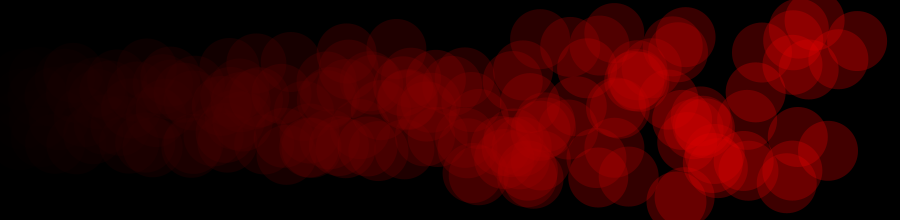
Frame 1 (no input)
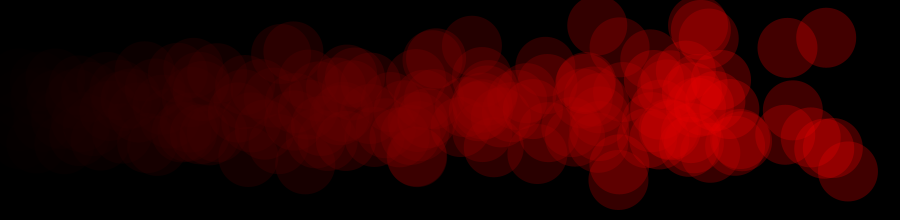
Frame 60 (the mouse pressed at the canvas centre just before this capture)
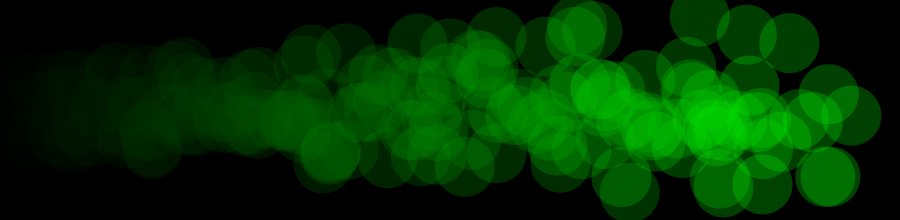
Frame 120 (the mouse held since frame 60 and released just before this capture)

The Processing sketch that drew these frames (run headless with seeded random() and noise(); from frame 60 on, the mouse is pressed at the canvas centre):

// Processing sketch: processing_38860
// ── processing_38860.pde

int numCirX = 41;  //number of horizontal circles
int numCirY = 5;   //number of vertical circles
int dia = 20;      //diameter of every circles
int marginTop = 60;//margin top
int fat = 40;      //make circles fat
float v = 1.9;     //vibration of circles
int i=0;
int mousePosition;
void setup() {
  size(900, 220);
}
void draw() {
  mousePosition = mouseX;
  background(0);
  createCir();
  i++;
}
void createCir() {
  if (mousePosition >600) {//blue
    for (int i = 1; i < numCirX; i++) {
      fill(0, 0, 255/numCirX*i, 70);
      for (int j = 1; j < numCirY ; j++) {
        // stroke(i, 0, 0);
        noStroke();
        ellipse(i*dia+random(-i*v, i*v), j*dia+random(-i*v, i*v)+marginTop, dia+fat, dia+fat );
      }
    }
  }else if (mousePosition >=300 && mousePosition<=600) {//green
  for (int i = 1; i < numCirX; i++) {
    fill(0, 255/numCirX*i, 0, 70);
    for (int j = 1; j < numCirY ; j++) {
      // stroke(i, 0, 0);
      noStroke();
      ellipse(i*dia+random(-i*v, i*v), j*dia+random(-i*v, i*v)+marginTop, dia+fat, dia+fat );
    }
  }
}
else{//red
  for (int i = 1; i < numCirX; i++) {
    fill(255/numCirX*i, 0, 0, 70);
    for (int j = 1; j < numCirY ; j++) {
      // stroke(i, 0, 0);
      noStroke();
      ellipse(i*dia+random(-i*v, i*v), j*dia+random(-i*v, i*v)+marginTop, dia+fat, dia+fat );
    }
  }
}

}

                
                                
